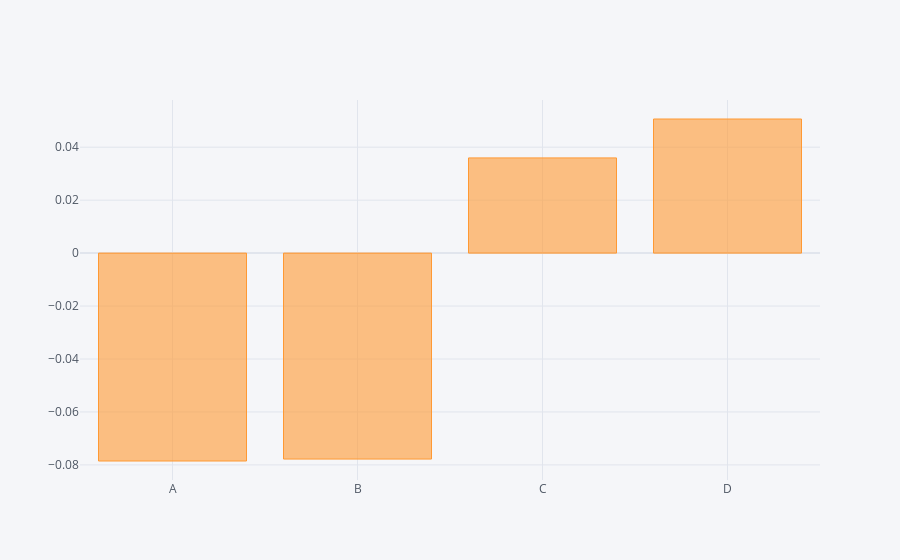

Notebook code for this chart:
### Code cell
df.mean().iplot(kind='bar')

### Figure 1 — Plotly figure (JSON) as saved in the notebook; plotly's stock layout.template omitted (floating-point values rounded to 4 significant figures)
{"data": [{"marker": {"color": "rgba(255, 153, 51, 0.6)", "line": {"color": "rgba(255, 153, 51, 1.0)", "width": 1}}, "name": "None", "orientation": "v", "text": "", "type": "bar", "x": ["A", "B", "C", "D"], "y": [-0.07852, -0.07779, 0.03596, 0.05065]}], "layout": {"legend": {"bgcolor": "#F5F6F9", "font": {"color": "#4D5663"}}, "paper_bgcolor": "#F5F6F9", "plot_bgcolor": "#F5F6F9", "title": {"font": {"color": "#4D5663"}}, "xaxis": {"gridcolor": "#E1E5ED", "showgrid": true, "tickfont": {"color": "#4D5663"}, "title": {"font": {"color": "#4D5663"}, "text": ""}, "zerolinecolor": "#E1E5ED"}, "yaxis": {"gridcolor": "#E1E5ED", "showgrid": true, "tickfont": {"color": "#4D5663"}, "title": {"font": {"color": "#4D5663"}, "text": ""}, "zerolinecolor": "#E1E5ED"}}}
